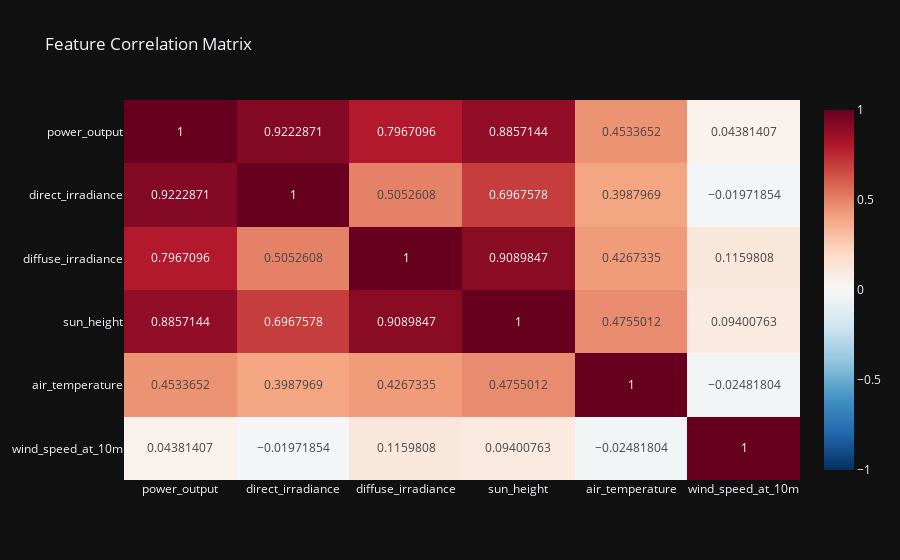

Write notebook code for a chart like this one.
### Code cell
# correlation matrix 
corr_matrix = df_subset_2023.drop('timestamp',axis=1).corr()

fig_corr = px.imshow(
    corr_matrix,
    text_auto=True,          # Automatically display correlation values on the heatmap
    aspect="auto",          
    color_continuous_scale=px.colors.diverging.RdBu_r, # Red-Blue diverging scale (good for +/- corr)
    range_color=[-1, 1],     # Ensure color scale covers the full range -1 to 1
    title='Feature Correlation Matrix',
    template='plotly_dark'   # Or your preferred theme
)

fig_corr.show()

### Figure 1 — Plotly figure (JSON) as saved in the notebook; plotly's stock layout.template omitted (floating-point values rounded to 4 significant figures)
{"data": [{"coloraxis": "coloraxis", "hovertemplate": "x: %{x}<br>y: %{y}<br>color: %{z}<extra></extra>", "name": "0", "texttemplate": "%{z}", "type": "heatmap", "x": ["power_output", "direct_irradiance", "diffuse_irradiance", "sun_height", "air_temperature", "wind_speed_at_10m"], "xaxis": "x", "y": ["power_output", "direct_irradiance", "diffuse_irradiance", "sun_height", "air_temperature", "wind_speed_at_10m"], "yaxis": "y", "z": [[1, 0.9223, 0.7967, 0.8857, 0.4534, 0.04381], [0.9223, 1, 0.5053, 0.6968, 0.3988, -0.01972], [0.7967, 0.5053, 1, 0.909, 0.4267, 0.116], [0.8857, 0.6968, 0.909, 1, 0.4755, 0.09401], [0.4534, 0.3988, 0.4267, 0.4755, 1, -0.02482], [0.04381, -0.01972, 0.116, 0.09401, -0.02482, 1]]}], "layout": {"coloraxis": {"cmax": 1, "cmin": -1, "colorscale": [[0, "rgb(5,48,97)"], [0.1, "rgb(33,102,172)"], [0.2, "rgb(67,147,195)"], [0.3, "rgb(146,197,222)"], [0.4, "rgb(209,229,240)"], [0.5, "rgb(247,247,247)"], [0.6, "rgb(253,219,199)"], [0.7, "rgb(244,165,130)"], [0.8, "rgb(214,96,77)"], [0.9, "rgb(178,24,43)"], [1, "rgb(103,0,31)"]]}, "title": {"text": "Feature Correlation Matrix"}, "xaxis": {"anchor": "y", "domain": [0, 1]}, "yaxis": {"anchor": "x", "autorange": "reversed", "domain": [0, 1]}}}
